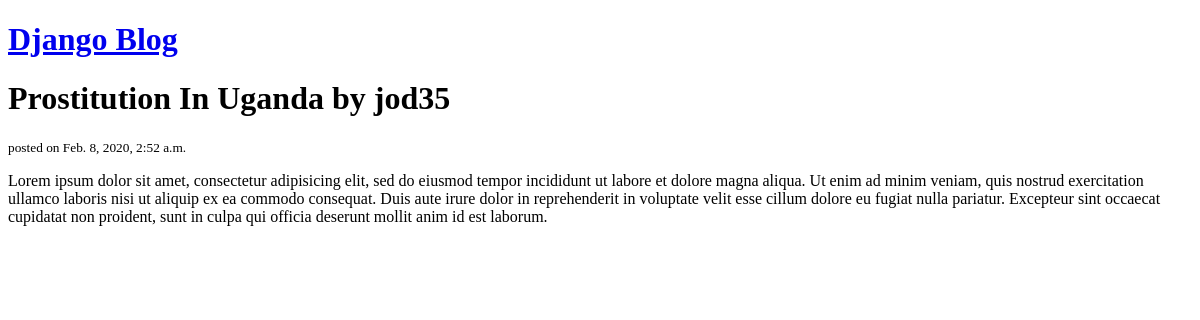
Before: / with the older database file.
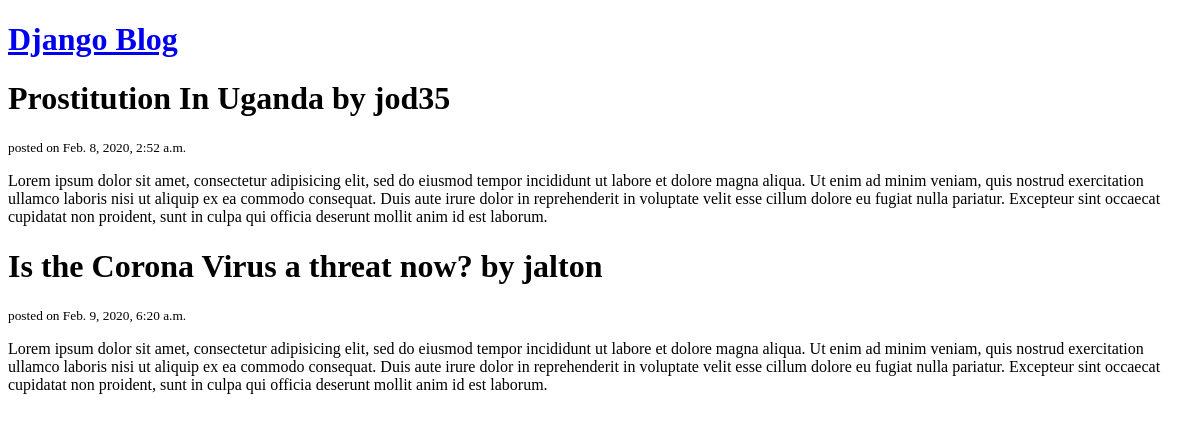
After: the same page with the newer database file.
### blog/models.py (models this page shows, shortened)
class Post(models.Model):
    author=models.ForeignKey(User,on_delete=models.CASCADE)
    title=models.CharField(max_length=200)
    content=models.TextField()
    date_posted=models.DateTimeField(auto_now_add=True)

class User(models.Model):
    username=models.CharField(max_length=200)
    email=models.CharField(max_length=225)
    password=models.TextField()
    def __str__(self):
        return self.username

### blog/views.py (the view)
# urls.py: path('',views.home,name='blog_home'),
def home(request):
    posts=Post.objects.all()
    context={
    'posts':posts
    }
    return render(request,'blog/index.html',context)

### blog/templates/blog/index.html
{% extends 'blog/base.html'%}
{%block body%}
     {%for post in posts%}
       <h1>{{post.title}} by {{post.author}}</h1>
       <small>posted on {{post.date_posted}}</small>
       <p>{{post.content}}</p>
     {%endfor%}
{% endblock body%}

### blog/templates/blog/base.html (shortened to what this page needs)
<!DOCTYPE html>
<html lang="en" dir="ltr">
  <head>
  </head>
  <body>
    <a href="{% url 'blog_home'%}"><h1>Django Blog</h1></a>
    {% block body%}
    {% endblock body%}
  </body>
</html>

Changed rows visible on the page:
added Post: title "Is the Corona Virus a threat now?", author "jalton", date_posted "Feb. 9, 2020, 6:20 a.m.", content "Lorem ipsum dolor sit amet, consectetur adipisicing elit, sed do eiusmod tempor incididunt ut labore et dolore magna aliqua. Ut enim ad minim veniam, quis nostrud exercitation ullamco laboris nisi ut aliquip ex ea commodo consequat. Duis aute irure dolor in reprehenderit in voluptate velit esse cillum dolore eu fugiat nulla pariatur. Excepteur sint occaecat cupidatat non proident, sunt in culpa qui officia deserunt mollit anim id est laborum."
